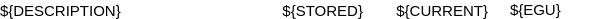
<?xml version="1.0" encoding="UTF-8"?>
<ui version="4.0">
 <class>Form</class>
 <widget class="QWidget" name="Form">
  <property name="geometry">
   <rect>
    <x>0</x>
    <y>0</y>
    <width>596</width>
    <height>19</height>
   </rect>
  </property>
  <property name="windowTitle">
   <string>Form</string>
  </property>
  <property name="styleSheet">
   <string notr="true">background:transparent</string>
  </property>
  <widget class="PyDMLabel" name="PyDMLabel_2">
   <property name="geometry">
    <rect>
     <x>0</x>
     <y>0</y>
     <width>281</width>
     <height>21</height>
    </rect>
   </property>
   <property name="font">
    <font>
     <pointsize>11</pointsize>
     <kerning>true</kerning>
    </font>
   </property>
   <property name="styleSheet">
    <string notr="true">background:transparent</string>
   </property>
   <property name="text">
    <string>${DESCRIPTION}</string>
   </property>
   <property name="alignment">
    <set>Qt::AlignLeading|Qt::AlignLeft|Qt::AlignVCenter</set>
   </property>
   <property name="alarmSensitiveContent" stdset="0">
    <bool>false</bool>
   </property>
   <property name="alarmSensitiveBorder" stdset="0">
    <bool>false</bool>
   </property>
   <property name="channel" stdset="0">
    <string>${DEVICE}:CURRENT.DESC</string>
   </property>
  </widget>
  <widget class="QWidget" name="horizontalLayoutWidget">
   <property name="geometry">
    <rect>
     <x>260</x>
     <y>0</y>
     <width>251</width>
     <height>21</height>
    </rect>
   </property>
   <layout class="QHBoxLayout" name="horizontalLayout">
    <property name="spacing">
     <number>25</number>
    </property>
    <property name="rightMargin">
     <number>20</number>
    </property>
    <item>
     <widget class="PyDMLabel" name="PyDMLabel_3">
      <property name="font">
       <font>
        <pointsize>11</pointsize>
        <kerning>true</kerning>
       </font>
      </property>
      <property name="styleSheet">
       <string notr="true">background:transparent</string>
      </property>
      <property name="text">
       <string>${STORED}</string>
      </property>
      <property name="alignment">
       <set>Qt::AlignRight|Qt::AlignTrailing|Qt::AlignVCenter</set>
      </property>
      <property name="alarmSensitiveContent" stdset="0">
       <bool>false</bool>
      </property>
      <property name="alarmSensitiveBorder" stdset="0">
       <bool>false</bool>
      </property>
      <property name="channel" stdset="0">
       <string>${DEVICE}:STORED_RBV</string>
      </property>
     </widget>
    </item>
    <item>
     <widget class="PyDMLabel" name="PyDMLabel_4">
      <property name="font">
       <font>
        <pointsize>11</pointsize>
        <kerning>true</kerning>
       </font>
      </property>
      <property name="styleSheet">
       <string notr="true">background:transparent</string>
      </property>
      <property name="text">
       <string>${CURRENT}</string>
      </property>
      <property name="alignment">
       <set>Qt::AlignRight|Qt::AlignTrailing|Qt::AlignVCenter</set>
      </property>
      <property name="indent">
       <number>3</number>
      </property>
      <property name="alarmSensitiveContent" stdset="0">
       <bool>false</bool>
      </property>
      <property name="alarmSensitiveBorder" stdset="0">
       <bool>false</bool>
      </property>
      <property name="channel" stdset="0">
       <string>${DEVICE}:CURRENT_RBV</string>
      </property>
     </widget>
    </item>
   </layout>
  </widget>
  <widget class="PyDMLabel" name="PyDMLabel_5">
   <property name="geometry">
    <rect>
     <x>510</x>
     <y>0</y>
     <width>71</width>
     <height>20</height>
    </rect>
   </property>
   <property name="font">
    <font>
     <pointsize>11</pointsize>
     <kerning>true</kerning>
    </font>
   </property>
   <property name="styleSheet">
    <string notr="true">background:transparent</string>
   </property>
   <property name="text">
    <string>${EGU}</string>
   </property>
   <property name="alignment">
    <set>Qt::AlignLeading|Qt::AlignLeft|Qt::AlignVCenter</set>
   </property>
   <property name="alarmSensitiveContent" stdset="0">
    <bool>false</bool>
   </property>
   <property name="alarmSensitiveBorder" stdset="0">
    <bool>false</bool>
   </property>
   <property name="channel" stdset="0">
    <string>${DEVICE}:STORED.EGU</string>
   </property>
  </widget>
 </widget>
 <customwidgets>
  <customwidget>
   <class>PyDMLabel</class>
   <extends>QLabel</extends>
   <header>pydm.widgets.label</header>
  </customwidget>
 </customwidgets>
 <resources/>
 <connections/>
</ui>
